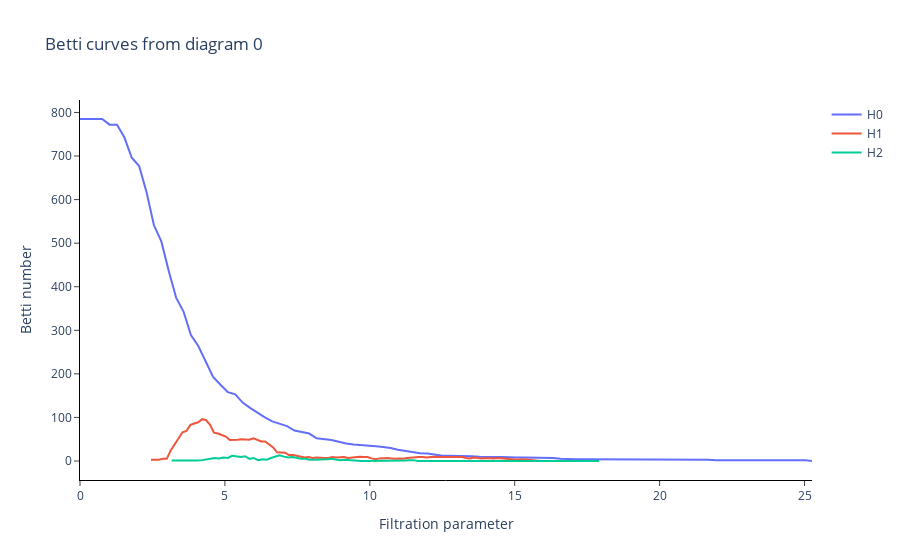

The cell this chart's notebook holds for it:
### Markdown cell above
# Построим кривые Бэтти

### Code cell
BC = BettiCurve()
betti_curves = BC.fit_transform(diagrams)
BC.plot(betti_curves, sample=0)
